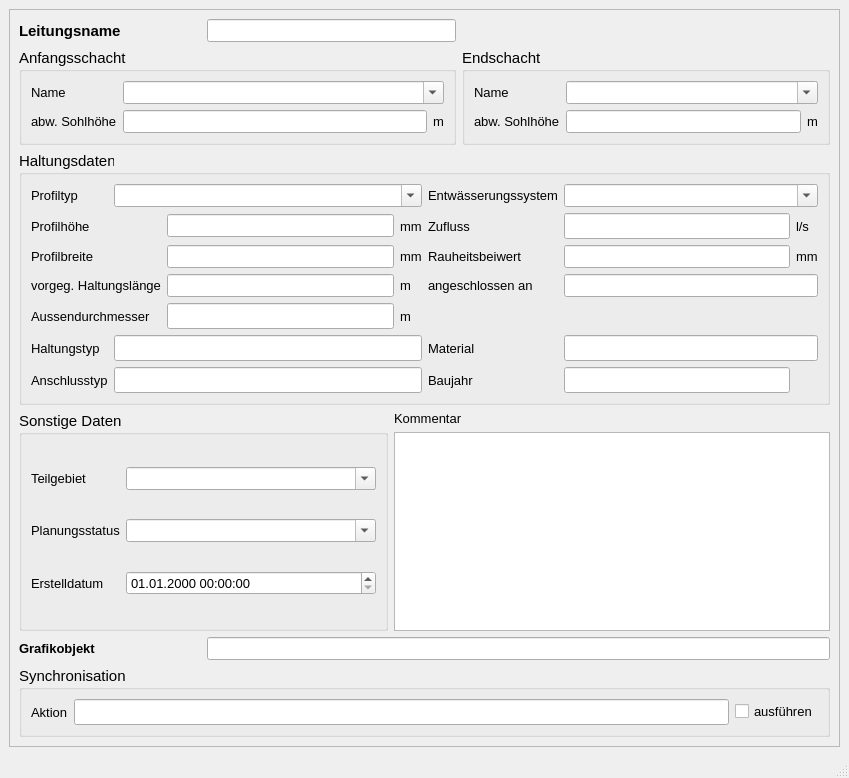
<?xml version="1.0" encoding="UTF-8"?>
<ui version="4.0">
 <class>MainWindow</class>
 <widget class="QMainWindow" name="MainWindow">
  <property name="geometry">
   <rect>
    <x>0</x>
    <y>0</y>
    <width>849</width>
    <height>778</height>
   </rect>
  </property>
  <property name="sizePolicy">
   <sizepolicy hsizetype="Preferred" vsizetype="Preferred">
    <horstretch>0</horstretch>
    <verstretch>0</verstretch>
   </sizepolicy>
  </property>
  <property name="minimumSize">
   <size>
    <width>660</width>
    <height>680</height>
   </size>
  </property>
  <property name="baseSize">
   <size>
    <width>0</width>
    <height>0</height>
   </size>
  </property>
  <property name="font">
   <font>
    <family>Tahoma</family>
    <pointsize>10</pointsize>
   </font>
  </property>
  <property name="windowTitle">
   <string>MainWindow</string>
  </property>
  <widget class="QWidget" name="centralwidget">
   <layout class="QGridLayout" name="gridLayout">
    <item row="0" column="0">
     <widget class="QScrollArea" name="scrollArea">
      <property name="widgetResizable">
       <bool>true</bool>
      </property>
      <widget class="QWidget" name="scrollAreaWidgetContents">
       <property name="geometry">
        <rect>
         <x>0</x>
         <y>0</y>
         <width>825</width>
         <height>701</height>
        </rect>
       </property>
       <layout class="QGridLayout" name="gridLayout_2">
        <item row="0" column="0">
         <widget class="QLabel" name="label">
          <property name="font">
           <font>
            <family>Tahoma</family>
            <pointsize>11</pointsize>
            <weight>75</weight>
            <bold>true</bold>
           </font>
          </property>
          <property name="text">
           <string>Leitungsname</string>
          </property>
         </widget>
        </item>
        <item row="0" column="1" colspan="2">
         <widget class="QLineEdit" name="leitnam">
          <property name="font">
           <font>
            <family>Tahoma</family>
            <pointsize>10</pointsize>
           </font>
          </property>
          <property name="toolTip">
           <string>&lt;html&gt;&lt;head/&gt;&lt;body&gt;&lt;p&gt;eindeutige Bezeichnung&lt;/p&gt;&lt;/body&gt;&lt;/html&gt;</string>
          </property>
          <property name="statusTip">
           <string>eindeutige Bezeichnung</string>
          </property>
         </widget>
        </item>
        <item row="1" column="0" colspan="3">
         <widget class="QGroupBox" name="groupBox">
          <property name="font">
           <font>
            <family>Tahoma</family>
            <pointsize>11</pointsize>
           </font>
          </property>
          <property name="title">
           <string>Anfangsschacht</string>
          </property>
          <layout class="QGridLayout" name="gridLayout_3">
           <item row="0" column="0">
            <widget class="QLabel" name="label_3">
             <property name="font">
              <font>
               <family>Tahoma</family>
               <pointsize>10</pointsize>
              </font>
             </property>
             <property name="text">
              <string>Name</string>
             </property>
            </widget>
           </item>
           <item row="0" column="1" colspan="2">
            <widget class="QComboBox" name="schoben">
             <property name="font">
              <font>
               <family>Tahoma</family>
               <pointsize>10</pointsize>
              </font>
             </property>
             <property name="toolTip">
              <string>&lt;html&gt;&lt;head/&gt;&lt;body&gt;&lt;p&gt;Name des oberen Schachts&lt;/p&gt;&lt;/body&gt;&lt;/html&gt;</string>
             </property>
             <property name="statusTip">
              <string>Name des oberen Schachts</string>
             </property>
             <property name="editable">
              <bool>true</bool>
             </property>
            </widget>
           </item>
           <item row="1" column="0">
            <widget class="QLabel" name="label_5">
             <property name="font">
              <font>
               <family>Tahoma</family>
               <pointsize>10</pointsize>
              </font>
             </property>
             <property name="text">
              <string>abw. Sohlhöhe</string>
             </property>
            </widget>
           </item>
           <item row="1" column="1">
            <widget class="QLineEdit" name="sohleoben">
             <property name="font">
              <font>
               <family>Tahoma</family>
               <pointsize>10</pointsize>
              </font>
             </property>
             <property name="toolTip">
              <string>&lt;html&gt;&lt;head/&gt;&lt;body&gt;&lt;p&gt;von Schachtsohle abweichende Sohlhöhe&lt;/p&gt;&lt;/body&gt;&lt;/html&gt;</string>
             </property>
             <property name="statusTip">
              <string>von Schachtsohle abweichende Sohlhöhe</string>
             </property>
            </widget>
           </item>
           <item row="1" column="2">
            <widget class="QLabel" name="label_14">
             <property name="font">
              <font>
               <family>Tahoma</family>
               <pointsize>10</pointsize>
              </font>
             </property>
             <property name="text">
              <string>m</string>
             </property>
            </widget>
           </item>
          </layout>
         </widget>
        </item>
        <item row="1" column="3">
         <widget class="QGroupBox" name="groupBox_3">
          <property name="font">
           <font>
            <family>Tahoma</family>
            <pointsize>11</pointsize>
           </font>
          </property>
          <property name="title">
           <string>Endschacht</string>
          </property>
          <layout class="QGridLayout" name="gridLayout_4">
           <item row="0" column="0">
            <widget class="QLabel" name="label_9">
             <property name="font">
              <font>
               <family>Tahoma</family>
               <pointsize>10</pointsize>
              </font>
             </property>
             <property name="text">
              <string>Name</string>
             </property>
            </widget>
           </item>
           <item row="0" column="1" colspan="2">
            <widget class="QComboBox" name="schunten">
             <property name="font">
              <font>
               <family>Tahoma</family>
               <pointsize>10</pointsize>
              </font>
             </property>
             <property name="toolTip">
              <string>&lt;html&gt;&lt;head/&gt;&lt;body&gt;&lt;p&gt;Name des unteren Schachts&lt;/p&gt;&lt;/body&gt;&lt;/html&gt;</string>
             </property>
             <property name="statusTip">
              <string>Name des unteren Schachts</string>
             </property>
             <property name="editable">
              <bool>true</bool>
             </property>
            </widget>
           </item>
           <item row="1" column="0">
            <widget class="QLabel" name="label_8">
             <property name="font">
              <font>
               <family>Tahoma</family>
               <pointsize>10</pointsize>
              </font>
             </property>
             <property name="text">
              <string>abw. Sohlhöhe</string>
             </property>
            </widget>
           </item>
           <item row="1" column="1">
            <widget class="QLineEdit" name="sohleunten">
             <property name="font">
              <font>
               <family>Tahoma</family>
               <pointsize>10</pointsize>
              </font>
             </property>
             <property name="toolTip">
              <string>&lt;html&gt;&lt;head/&gt;&lt;body&gt;&lt;p&gt;von Schachtsohle abweichende Sohlhöhe&lt;/p&gt;&lt;/body&gt;&lt;/html&gt;</string>
             </property>
             <property name="statusTip">
              <string>von Schachtsohle abweichende Sohlhöhe</string>
             </property>
            </widget>
           </item>
           <item row="1" column="2">
            <widget class="QLabel" name="label_15">
             <property name="font">
              <font>
               <family>Tahoma</family>
               <pointsize>10</pointsize>
              </font>
             </property>
             <property name="text">
              <string>m</string>
             </property>
            </widget>
           </item>
          </layout>
         </widget>
        </item>
        <item row="2" column="0" colspan="4">
         <widget class="QGroupBox" name="groupBox_2">
          <property name="font">
           <font>
            <family>Tahoma</family>
            <pointsize>11</pointsize>
           </font>
          </property>
          <property name="title">
           <string>Haltungsdaten</string>
          </property>
          <layout class="QGridLayout" name="gridLayout_5">
           <item row="0" column="0">
            <widget class="QLabel" name="label_54">
             <property name="font">
              <font>
               <family>Tahoma</family>
               <pointsize>10</pointsize>
              </font>
             </property>
             <property name="text">
              <string>Profiltyp</string>
             </property>
            </widget>
           </item>
           <item row="0" column="1" colspan="3">
            <widget class="QComboBox" name="profilnam">
             <property name="font">
              <font>
               <family>Tahoma</family>
               <pointsize>10</pointsize>
              </font>
             </property>
             <property name="toolTip">
              <string>&lt;html&gt;&lt;head/&gt;&lt;body&gt;&lt;p&gt;Profil der Anschlussleitung&lt;/p&gt;&lt;/body&gt;&lt;/html&gt;</string>
             </property>
             <property name="statusTip">
              <string>Profil der Anschlussleitung</string>
             </property>
             <property name="editable">
              <bool>true</bool>
             </property>
            </widget>
           </item>
           <item row="0" column="4">
            <widget class="QLabel" name="label_51">
             <property name="font">
              <font>
               <family>Tahoma</family>
               <pointsize>10</pointsize>
              </font>
             </property>
             <property name="text">
              <string>Entwässerungssystem</string>
             </property>
            </widget>
           </item>
           <item row="0" column="5" colspan="2">
            <widget class="QComboBox" name="entwart">
             <property name="font">
              <font>
               <family>Tahoma</family>
               <pointsize>10</pointsize>
              </font>
             </property>
             <property name="toolTip">
              <string>&lt;html&gt;&lt;head/&gt;&lt;body&gt;&lt;p&gt;vorh. Entwässerungssystem (z.B. Mischwasser, Regenwasser etc.)&lt;/p&gt;&lt;/body&gt;&lt;/html&gt;</string>
             </property>
             <property name="statusTip">
              <string>vorh. Entwässerungssystem (z.B. Mischwasser, Regenwasser etc.)</string>
             </property>
             <property name="editable">
              <bool>true</bool>
             </property>
            </widget>
           </item>
           <item row="1" column="0">
            <widget class="QLabel" name="label_6">
             <property name="font">
              <font>
               <family>Tahoma</family>
               <pointsize>10</pointsize>
              </font>
             </property>
             <property name="text">
              <string>Profilhöhe</string>
             </property>
            </widget>
           </item>
           <item row="1" column="2">
            <widget class="QLineEdit" name="hoehe">
             <property name="font">
              <font>
               <family>Tahoma</family>
               <pointsize>10</pointsize>
              </font>
             </property>
             <property name="toolTip">
              <string>&lt;html&gt;&lt;head/&gt;&lt;body&gt;&lt;p&gt;Bedeutung hängt vom Profiltyp ab&lt;/p&gt;&lt;/body&gt;&lt;/html&gt;</string>
             </property>
             <property name="statusTip">
              <string>Bedeutung hängt vom Profiltyp ab</string>
             </property>
            </widget>
           </item>
           <item row="1" column="3">
            <widget class="QLabel" name="label_16">
             <property name="font">
              <font>
               <family>Tahoma</family>
               <pointsize>10</pointsize>
              </font>
             </property>
             <property name="text">
              <string>mm</string>
             </property>
            </widget>
           </item>
           <item row="1" column="4">
            <widget class="QLabel" name="label_13">
             <property name="font">
              <font>
               <family>Tahoma</family>
               <pointsize>10</pointsize>
              </font>
             </property>
             <property name="text">
              <string>Zufluss</string>
             </property>
            </widget>
           </item>
           <item row="1" column="5">
            <widget class="QLineEdit" name="qzu"/>
           </item>
           <item row="1" column="6">
            <widget class="QLabel" name="label_71">
             <property name="font">
              <font>
               <family>Tahoma</family>
               <pointsize>10</pointsize>
              </font>
             </property>
             <property name="text">
              <string>l/s</string>
             </property>
            </widget>
           </item>
           <item row="2" column="0">
            <widget class="QLabel" name="label_7">
             <property name="font">
              <font>
               <family>Tahoma</family>
               <pointsize>10</pointsize>
              </font>
             </property>
             <property name="text">
              <string>Profilbreite</string>
             </property>
            </widget>
           </item>
           <item row="2" column="2">
            <widget class="QLineEdit" name="breite">
             <property name="font">
              <font>
               <family>Tahoma</family>
               <pointsize>10</pointsize>
              </font>
             </property>
             <property name="toolTip">
              <string>&lt;html&gt;&lt;head/&gt;&lt;body&gt;&lt;p&gt;Bedeutung hängt vom Profiltyp ab&lt;/p&gt;&lt;/body&gt;&lt;/html&gt;</string>
             </property>
             <property name="statusTip">
              <string>Bedeutung hängt vom Profiltyp ab</string>
             </property>
            </widget>
           </item>
           <item row="2" column="3">
            <widget class="QLabel" name="label_20">
             <property name="font">
              <font>
               <family>Tahoma</family>
               <pointsize>10</pointsize>
              </font>
             </property>
             <property name="text">
              <string>mm</string>
             </property>
            </widget>
           </item>
           <item row="2" column="4">
            <widget class="QLabel" name="label_61">
             <property name="font">
              <font>
               <family>Tahoma</family>
               <pointsize>10</pointsize>
              </font>
             </property>
             <property name="text">
              <string>Rauheitsbeiwert</string>
             </property>
            </widget>
           </item>
           <item row="2" column="5">
            <widget class="QLineEdit" name="ks">
             <property name="font">
              <font>
               <family>Tahoma</family>
               <pointsize>10</pointsize>
              </font>
             </property>
             <property name="toolTip">
              <string>&lt;html&gt;&lt;head/&gt;&lt;body&gt;&lt;p&gt;Absolute Rauheit gemäß Prandtl-Colebrook&lt;/p&gt;&lt;/body&gt;&lt;/html&gt;</string>
             </property>
             <property name="statusTip">
              <string>Absolute Rauheit gemäß Prandtl-Colebrook</string>
             </property>
            </widget>
           </item>
           <item row="2" column="6">
            <widget class="QLabel" name="label_70">
             <property name="font">
              <font>
               <family>Tahoma</family>
               <pointsize>10</pointsize>
              </font>
             </property>
             <property name="text">
              <string>mm</string>
             </property>
            </widget>
           </item>
           <item row="3" column="0" colspan="2">
            <widget class="QLabel" name="label_17">
             <property name="font">
              <font>
               <family>Tahoma</family>
               <pointsize>10</pointsize>
              </font>
             </property>
             <property name="text">
              <string>vorgeg. Haltungslänge</string>
             </property>
            </widget>
           </item>
           <item row="3" column="2">
            <widget class="QLineEdit" name="laenge">
             <property name="font">
              <font>
               <family>Tahoma</family>
               <pointsize>10</pointsize>
              </font>
             </property>
             <property name="toolTip">
              <string>&lt;html&gt;&lt;head/&gt;&lt;body&gt;&lt;p&gt;&lt;span style=&quot; font-size:10pt;&quot;&gt;vorgegebene Haltungslänge, falls diese nicht automatisch berechnet werden soll&lt;/span&gt;&lt;/p&gt;&lt;/body&gt;&lt;/html&gt;</string>
             </property>
             <property name="statusTip">
              <string>vorgegebene Haltungslänge, falls diese nicht automatisch berechnet werden soll</string>
             </property>
            </widget>
           </item>
           <item row="3" column="3">
            <widget class="QLabel" name="label_21">
             <property name="font">
              <font>
               <family>Tahoma</family>
               <pointsize>10</pointsize>
              </font>
             </property>
             <property name="text">
              <string>m </string>
             </property>
            </widget>
           </item>
           <item row="3" column="4">
            <widget class="QLabel" name="label_52">
             <property name="font">
              <font>
               <family>Tahoma</family>
               <pointsize>10</pointsize>
              </font>
             </property>
             <property name="text">
              <string>angeschlossen an</string>
             </property>
            </widget>
           </item>
           <item row="3" column="5" colspan="2">
            <widget class="QLineEdit" name="haltnam_2">
             <property name="font">
              <font>
               <family>Tahoma</family>
               <pointsize>10</pointsize>
              </font>
             </property>
             <property name="toolTip">
              <string>&lt;html&gt;&lt;head/&gt;&lt;body&gt;&lt;p&gt;Haltung, an die die HA-Leitung angeschlossen ist&lt;/p&gt;&lt;/body&gt;&lt;/html&gt;</string>
             </property>
             <property name="statusTip">
              <string>Haltung, an die die HA-Leitung angeschlossen ist</string>
             </property>
            </widget>
           </item>
           <item row="4" column="0" colspan="2">
            <widget class="QLabel" name="label_10">
             <property name="font">
              <font>
               <family>Tahoma</family>
               <pointsize>10</pointsize>
              </font>
             </property>
             <property name="text">
              <string>Aussendurchmesser</string>
             </property>
            </widget>
           </item>
           <item row="4" column="2">
            <widget class="QLineEdit" name="aussendurchmesser">
             <property name="toolTip">
              <string>&lt;html&gt;&lt;head/&gt;&lt;body&gt;&lt;p&gt;Aussendurchmesser&lt;/p&gt;&lt;/body&gt;&lt;/html&gt;</string>
             </property>
             <property name="statusTip">
              <string>Aussendurchmesser</string>
             </property>
            </widget>
           </item>
           <item row="4" column="3">
            <widget class="QLabel" name="label_27">
             <property name="font">
              <font>
               <family>Tahoma</family>
               <pointsize>10</pointsize>
              </font>
             </property>
             <property name="text">
              <string>m</string>
             </property>
            </widget>
           </item>
           <item row="5" column="0">
            <widget class="QLabel" name="label_12">
             <property name="font">
              <font>
               <family>Tahoma</family>
               <pointsize>10</pointsize>
              </font>
             </property>
             <property name="text">
              <string>Haltungstyp</string>
             </property>
            </widget>
           </item>
           <item row="5" column="1" colspan="3">
            <widget class="QLineEdit" name="haltnam"/>
           </item>
           <item row="5" column="4">
            <widget class="QLabel" name="label_23">
             <property name="font">
              <font>
               <family>Tahoma</family>
               <pointsize>10</pointsize>
              </font>
             </property>
             <property name="text">
              <string>Material</string>
             </property>
            </widget>
           </item>
           <item row="5" column="5" colspan="2">
            <widget class="QLineEdit" name="material">
             <property name="toolTip">
              <string>&lt;html&gt;&lt;head/&gt;&lt;body&gt;&lt;p&gt;Material des Schachtes (z.B. Beton, Gussstahl etc.)&lt;/p&gt;&lt;/body&gt;&lt;/html&gt;</string>
             </property>
             <property name="statusTip">
              <string>Material des Schachtes (z.B. Beton, Gussstahl etc.)</string>
             </property>
            </widget>
           </item>
           <item row="6" column="0">
            <widget class="QLabel" name="label_26">
             <property name="font">
              <font>
               <family>Tahoma</family>
               <pointsize>10</pointsize>
              </font>
             </property>
             <property name="text">
              <string>Anschlusstyp</string>
             </property>
            </widget>
           </item>
           <item row="6" column="1" colspan="3">
            <widget class="QLineEdit" name="anschlusstyp"/>
           </item>
           <item row="6" column="4">
            <widget class="QLabel" name="label_11">
             <property name="font">
              <font>
               <family>Tahoma</family>
               <pointsize>10</pointsize>
              </font>
             </property>
             <property name="text">
              <string>Baujahr</string>
             </property>
            </widget>
           </item>
           <item row="6" column="5">
            <widget class="QLineEdit" name="baujahr">
             <property name="toolTip">
              <string>&lt;html&gt;&lt;head/&gt;&lt;body&gt;&lt;p&gt;Baujahr&lt;/p&gt;&lt;/body&gt;&lt;/html&gt;</string>
             </property>
             <property name="statusTip">
              <string>Baujahr</string>
             </property>
            </widget>
           </item>
          </layout>
         </widget>
        </item>
        <item row="3" column="0" rowspan="2" colspan="2">
         <widget class="QGroupBox" name="groupBox_4">
          <property name="font">
           <font>
            <family>Tahoma</family>
            <pointsize>11</pointsize>
           </font>
          </property>
          <property name="title">
           <string>Sonstige Daten</string>
          </property>
          <layout class="QGridLayout" name="gridLayout_6">
           <item row="0" column="0">
            <widget class="QLabel" name="label_18">
             <property name="font">
              <font>
               <family>Tahoma</family>
               <pointsize>10</pointsize>
              </font>
             </property>
             <property name="text">
              <string>Teilgebiet</string>
             </property>
             <property name="buddy">
              <cstring>simstatus</cstring>
             </property>
            </widget>
           </item>
           <item row="0" column="1">
            <widget class="QComboBox" name="teilgebiet">
             <property name="font">
              <font>
               <family>Tahoma</family>
               <pointsize>10</pointsize>
              </font>
             </property>
             <property name="toolTip">
              <string>&lt;html&gt;&lt;head/&gt;&lt;body&gt;&lt;p&gt;zur Zuordnung auf ein selbstständig festgelegtes Teilgebiet&lt;/p&gt;&lt;/body&gt;&lt;/html&gt;</string>
             </property>
             <property name="statusTip">
              <string>zur Zuordnung auf ein selbstständig festgelegtes Teilgebiet</string>
             </property>
             <property name="editable">
              <bool>true</bool>
             </property>
            </widget>
           </item>
           <item row="1" column="0">
            <widget class="QLabel" name="label_19">
             <property name="font">
              <font>
               <family>Tahoma</family>
               <pointsize>10</pointsize>
              </font>
             </property>
             <property name="text">
              <string>Planungsstatus</string>
             </property>
             <property name="buddy">
              <cstring>simstatus</cstring>
             </property>
            </widget>
           </item>
           <item row="1" column="1">
            <widget class="QComboBox" name="simstatus">
             <property name="font">
              <font>
               <family>Tahoma</family>
               <pointsize>10</pointsize>
              </font>
             </property>
             <property name="toolTip">
              <string>&lt;html&gt;&lt;head/&gt;&lt;body&gt;&lt;p&gt;aktueller Status (z.B. vorhanden, in Planung etc.)&lt;/p&gt;&lt;/body&gt;&lt;/html&gt;</string>
             </property>
             <property name="statusTip">
              <string>aktueller Status (z.B. vorhanden, in Planung etc.)</string>
             </property>
             <property name="editable">
              <bool>true</bool>
             </property>
            </widget>
           </item>
           <item row="2" column="0">
            <widget class="QLabel" name="label_72">
             <property name="font">
              <font>
               <family>Tahoma</family>
               <pointsize>10</pointsize>
              </font>
             </property>
             <property name="text">
              <string>Erstelldatum</string>
             </property>
            </widget>
           </item>
           <item row="2" column="1">
            <widget class="QgsDateTimeEdit" name="createdat">
             <property name="minimumSize">
              <size>
               <width>250</width>
               <height>0</height>
              </size>
             </property>
             <property name="font">
              <font>
               <family>Tahoma</family>
               <pointsize>10</pointsize>
              </font>
             </property>
             <property name="currentSection">
              <enum>QDateTimeEdit::DaySection</enum>
             </property>
             <property name="displayFormat">
              <string>dd.MM.yyyy HH:mm:ss</string>
             </property>
            </widget>
           </item>
          </layout>
         </widget>
        </item>
        <item row="3" column="2" colspan="2">
         <widget class="QLabel" name="label_22">
          <property name="font">
           <font>
            <family>Tahoma</family>
            <pointsize>10</pointsize>
           </font>
          </property>
          <property name="text">
           <string>Kommentar</string>
          </property>
         </widget>
        </item>
        <item row="4" column="2" colspan="2">
         <widget class="QTextEdit" name="kommentar">
          <property name="font">
           <font>
            <family>Tahoma</family>
            <pointsize>10</pointsize>
           </font>
          </property>
          <property name="toolTip">
           <string>&lt;html&gt;&lt;head/&gt;&lt;body&gt;&lt;p&gt;Platz für zusätzliche Kommentare.&lt;/p&gt;&lt;/body&gt;&lt;/html&gt;</string>
          </property>
          <property name="statusTip">
           <string>Platz für zusätzliche Kommentare.</string>
          </property>
         </widget>
        </item>
        <item row="5" column="0">
         <widget class="QLabel" name="label_24">
          <property name="font">
           <font>
            <family>Tahoma</family>
            <pointsize>10</pointsize>
            <weight>75</weight>
            <bold>true</bold>
           </font>
          </property>
          <property name="text">
           <string>Grafikobjekt</string>
          </property>
         </widget>
        </item>
        <item row="5" column="1" colspan="3">
         <widget class="QLineEdit" name="objekt">
          <property name="toolTip">
           <string>&lt;html&gt;&lt;head/&gt;&lt;body&gt;&lt;p&gt;Textbeschreibung (WKT) des Grafikobjekts&lt;/p&gt;&lt;/body&gt;&lt;/html&gt;</string>
          </property>
          <property name="statusTip">
           <string>Textbeschreibung des Grafikobjekts</string>
          </property>
         </widget>
        </item>
        <item row="6" column="0" colspan="4">
         <widget class="QGroupBox" name="groupBox_sync">
          <property name="font">
           <font>
            <family>Tahoma</family>
            <pointsize>11</pointsize>
           </font>
          </property>
          <property name="title">
           <string>Synchronisation</string>
          </property>
          <layout class="QGridLayout" name="gridLayout_7">
           <item row="0" column="0">
            <widget class="QLabel" name="label_25">
             <property name="font">
              <font>
               <family>Tahoma</family>
               <pointsize>10</pointsize>
              </font>
             </property>
             <property name="text">
              <string>Aktion</string>
             </property>
            </widget>
           </item>
           <item row="0" column="1">
            <widget class="QLineEdit" name="aktion">
             <property name="toolTip">
              <string>&lt;html&gt;&lt;head/&gt;&lt;body&gt;&lt;p&gt;Maßnahme zur Synchronisation&lt;/p&gt;&lt;/body&gt;&lt;/html&gt;</string>
             </property>
             <property name="statusTip">
              <string>Maßnahme zur Synchronisation</string>
             </property>
            </widget>
           </item>
           <item row="0" column="2">
            <widget class="QCheckBox" name="status">
             <property name="font">
              <font>
               <family>Tahoma</family>
               <pointsize>10</pointsize>
              </font>
             </property>
             <property name="toolTip">
              <string>Synchronisation aktivieren</string>
             </property>
             <property name="statusTip">
              <string>Synchronisation aktivieren</string>
             </property>
             <property name="text">
              <string>ausführen</string>
             </property>
            </widget>
           </item>
          </layout>
         </widget>
        </item>
       </layout>
      </widget>
     </widget>
    </item>
   </layout>
  </widget>
  <widget class="QMenuBar" name="menubar">
   <property name="geometry">
    <rect>
     <x>0</x>
     <y>0</y>
     <width>849</width>
     <height>27</height>
    </rect>
   </property>
  </widget>
  <widget class="QStatusBar" name="statusbar"/>
 </widget>
 <customwidgets>
  <customwidget>
   <class>QgsDateTimeEdit</class>
   <extends>QDateTimeEdit</extends>
   <header>qgsdatetimeedit.h</header>
  </customwidget>
 </customwidgets>
 <tabstops>
  <tabstop>leitnam</tabstop>
  <tabstop>schoben</tabstop>
  <tabstop>sohleoben</tabstop>
  <tabstop>schunten</tabstop>
  <tabstop>sohleunten</tabstop>
  <tabstop>profilnam</tabstop>
  <tabstop>hoehe</tabstop>
  <tabstop>breite</tabstop>
  <tabstop>laenge</tabstop>
  <tabstop>ks</tabstop>
  <tabstop>entwart</tabstop>
  <tabstop>teilgebiet</tabstop>
  <tabstop>simstatus</tabstop>
  <tabstop>createdat</tabstop>
  <tabstop>kommentar</tabstop>
 </tabstops>
 <resources/>
 <connections/>
</ui>
